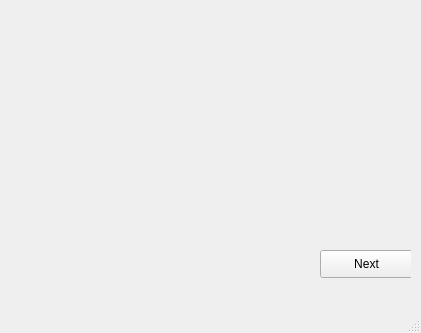
<?xml version="1.0" encoding="UTF-8"?>
<ui version="4.0">
 <class>MainWindow</class>
 <widget class="QMainWindow" name="MainWindow">
  <property name="geometry">
   <rect>
    <x>0</x>
    <y>0</y>
    <width>421</width>
    <height>333</height>
   </rect>
  </property>
  <property name="windowTitle">
   <string>MainWindow</string>
  </property>
  <widget class="QWidget" name="centralwidget">
   <widget class="QStackedWidget" name="stackedWidget">
    <property name="geometry">
     <rect>
      <x>0</x>
      <y>0</y>
      <width>411</width>
      <height>291</height>
     </rect>
    </property>
    <property name="currentIndex">
     <number>0</number>
    </property>
    <widget class="QWidget" name="page">
     <widget class="QPushButton" name="pushButton">
      <property name="geometry">
       <rect>
        <x>320</x>
        <y>250</y>
        <width>93</width>
        <height>28</height>
       </rect>
      </property>
      <property name="text">
       <string>Next</string>
      </property>
     </widget>
    </widget>
    <widget class="QWidget" name="page_2">
     <widget class="QPushButton" name="pushButton_2">
      <property name="geometry">
       <rect>
        <x>0</x>
        <y>250</y>
        <width>93</width>
        <height>28</height>
       </rect>
      </property>
      <property name="text">
       <string>Back</string>
      </property>
     </widget>
    </widget>
   </widget>
  </widget>
  <widget class="QMenuBar" name="menubar">
   <property name="geometry">
    <rect>
     <x>0</x>
     <y>0</y>
     <width>421</width>
     <height>26</height>
    </rect>
   </property>
  </widget>
  <widget class="QStatusBar" name="statusbar"/>
 </widget>
 <resources/>
 <connections/>
</ui>
